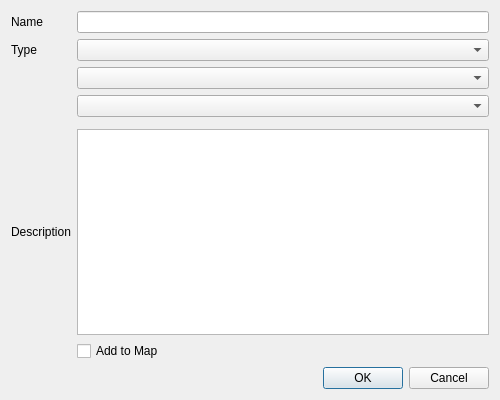
<?xml version="1.0" encoding="UTF-8"?>
<ui version="4.0">
 <class>Mask</class>
 <widget class="QDialog" name="Mask">
  <property name="geometry">
   <rect>
    <x>0</x>
    <y>0</y>
    <width>500</width>
    <height>400</height>
   </rect>
  </property>
  <property name="windowTitle">
   <string>Dialog</string>
  </property>
  <layout class="QGridLayout" name="gridLayout_2">
   <item row="0" column="0">
    <layout class="QGridLayout" name="gridLayout">
     <item row="5" column="1">
      <widget class="QTextEdit" name="txtDescription"/>
     </item>
     <item row="0" column="0">
      <widget class="QLabel" name="label">
       <property name="text">
        <string>Name</string>
       </property>
      </widget>
     </item>
     <item row="5" column="0">
      <widget class="QLabel" name="label_2">
       <property name="text">
        <string>Description</string>
       </property>
      </widget>
     </item>
     <item row="7" column="1">
      <widget class="QDialogButtonBox" name="buttonBox">
       <property name="standardButtons">
        <set>QDialogButtonBox::Cancel|QDialogButtonBox::Ok</set>
       </property>
      </widget>
     </item>
     <item row="3" column="1">
      <widget class="QgsFeatureListComboBox" name="mFeatureListComboBox"/>
     </item>
     <item row="1" column="1">
      <widget class="QComboBox" name="cboType"/>
     </item>
     <item row="4" column="1">
      <widget class="QgsExternalResourceWidget" name="mQgsExternalResourceWidget"/>
     </item>
     <item row="1" column="0">
      <widget class="QLabel" name="label_3">
       <property name="text">
        <string>Type</string>
       </property>
      </widget>
     </item>
     <item row="0" column="1">
      <widget class="QLineEdit" name="txtName">
       <property name="maxLength">
        <number>255</number>
       </property>
      </widget>
     </item>
     <item row="2" column="1">
      <widget class="QgsMapLayerComboBox" name="mMapLayerComboBox"/>
     </item>
     <item row="6" column="1">
      <widget class="QCheckBox" name="chkAddToMap">
       <property name="text">
        <string>Add to Map</string>
       </property>
      </widget>
     </item>
    </layout>
   </item>
  </layout>
 </widget>
 <customwidgets>
  <customwidget>
   <class>QgsExternalResourceWidget</class>
   <extends>QWidget</extends>
   <header>qgsexternalresourcewidget.h</header>
  </customwidget>
  <customwidget>
   <class>QgsFeatureListComboBox</class>
   <extends>QComboBox</extends>
   <header>qgsfeaturelistcombobox.h</header>
  </customwidget>
  <customwidget>
   <class>QgsMapLayerComboBox</class>
   <extends>QComboBox</extends>
   <header>qgsmaplayercombobox.h</header>
  </customwidget>
 </customwidgets>
 <tabstops>
  <tabstop>txtName</tabstop>
  <tabstop>cboType</tabstop>
  <tabstop>txtDescription</tabstop>
 </tabstops>
 <resources/>
 <connections/>
</ui>
